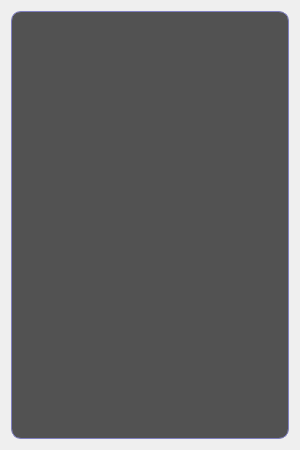
<?xml version="1.0" encoding="UTF-8"?>
<ui version="4.0">
 <class>Dialog_Tools</class>
 <widget class="QDialog" name="Dialog_Tools">
  <property name="geometry">
   <rect>
    <x>0</x>
    <y>0</y>
    <width>300</width>
    <height>450</height>
   </rect>
  </property>
  <property name="minimumSize">
   <size>
    <width>300</width>
    <height>450</height>
   </size>
  </property>
  <property name="windowTitle">
   <string>Werkzeuge</string>
  </property>
  <property name="windowIcon">
   <iconset>
    <normaloff>:/Icons/tools.png</normaloff>:/Icons/tools.png</iconset>
  </property>
  <property name="styleSheet">
   <string notr="true">QDialog#Dialog_Tools {border-image: url(:/Icons/Main/Wallpaper5_klein.png) 0 0 0 0 stretch stretch;}

QTableView{color:rgb(128,128,128);
					 background:rgba(0,0,0,168); 
                     border: 1px  solid;
                      border-color: rgb(128, 128, 192);
					  border-radius: 10px;}
</string>
  </property>
  <layout class="QVBoxLayout" name="verticalLayout">
   <item>
    <widget class="QTableView" name="tableView_Tools"/>
   </item>
  </layout>
 </widget>
 <resources/>
 <connections/>
</ui>
